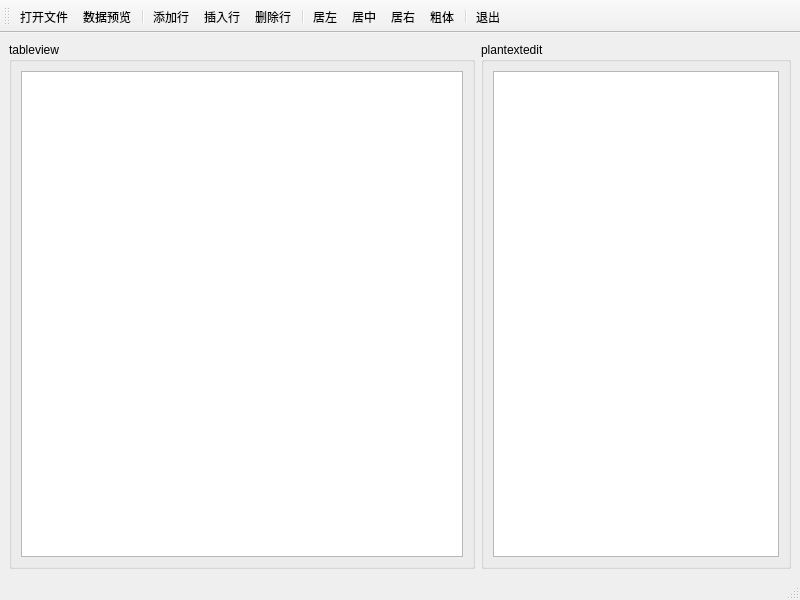
<?xml version="1.0" encoding="UTF-8"?>
<ui version="4.0">
 <class>MainWindow</class>
 <widget class="QMainWindow" name="MainWindow">
  <property name="geometry">
   <rect>
    <x>0</x>
    <y>0</y>
    <width>800</width>
    <height>600</height>
   </rect>
  </property>
  <property name="windowTitle">
   <string>MainWindow</string>
  </property>
  <widget class="QWidget" name="centralwidget">
   <layout class="QHBoxLayout" name="horizontalLayout" stretch="6,4">
    <item>
     <widget class="QGroupBox" name="groupBox">
      <property name="title">
       <string>tableview</string>
      </property>
      <layout class="QGridLayout" name="gridLayout">
       <item row="0" column="0">
        <widget class="QTableView" name="tableView"/>
       </item>
      </layout>
     </widget>
    </item>
    <item>
     <widget class="QGroupBox" name="groupBox_2">
      <property name="title">
       <string>plantextedit</string>
      </property>
      <layout class="QGridLayout" name="gridLayout_2">
       <item row="0" column="0">
        <widget class="QPlainTextEdit" name="plainTextEdit"/>
       </item>
      </layout>
     </widget>
    </item>
   </layout>
  </widget>
  <widget class="QMenuBar" name="menubar">
   <property name="geometry">
    <rect>
     <x>0</x>
     <y>0</y>
     <width>800</width>
     <height>18</height>
    </rect>
   </property>
  </widget>
  <widget class="QStatusBar" name="statusbar"/>
  <widget class="QToolBar" name="toolBar">
   <property name="windowTitle">
    <string>toolBar</string>
   </property>
   <property name="toolButtonStyle">
    <enum>Qt::ToolButtonStyle::ToolButtonTextUnderIcon</enum>
   </property>
   <attribute name="toolBarArea">
    <enum>TopToolBarArea</enum>
   </attribute>
   <attribute name="toolBarBreak">
    <bool>false</bool>
   </attribute>
   <addaction name="action_1"/>
   <addaction name="action_2"/>
   <addaction name="separator"/>
   <addaction name="action_3"/>
   <addaction name="action_4"/>
   <addaction name="action_5"/>
   <addaction name="separator"/>
   <addaction name="action_6"/>
   <addaction name="action_7"/>
   <addaction name="action_8"/>
   <addaction name="action_9"/>
   <addaction name="separator"/>
   <addaction name="action_10"/>
  </widget>
  <action name="action_1">
   <property name="icon">
    <iconset theme="QIcon::ThemeIcon::FolderNew"/>
   </property>
   <property name="text">
    <string>打开文件</string>
   </property>
   <property name="toolTip">
    <string>请打开有数据文件</string>
   </property>
   <property name="menuRole">
    <enum>QAction::MenuRole::NoRole</enum>
   </property>
  </action>
  <action name="action_2">
   <property name="icon">
    <iconset theme="QIcon::ThemeIcon::DocumentNew"/>
   </property>
   <property name="text">
    <string>数据预览</string>
   </property>
   <property name="toolTip">
    <string>显示数据</string>
   </property>
   <property name="menuRole">
    <enum>QAction::MenuRole::NoRole</enum>
   </property>
  </action>
  <action name="action_3">
   <property name="icon">
    <iconset theme="QIcon::ThemeIcon::ListAdd"/>
   </property>
   <property name="text">
    <string>添加行</string>
   </property>
   <property name="toolTip">
    <string>在尾处添加行</string>
   </property>
   <property name="menuRole">
    <enum>QAction::MenuRole::NoRole</enum>
   </property>
  </action>
  <action name="action_4">
   <property name="icon">
    <iconset resource="qrc.qrc">
     <normaloff>:/rtc/生成特定图片.png</normaloff>:/rtc/生成特定图片.png</iconset>
   </property>
   <property name="text">
    <string>插入行</string>
   </property>
   <property name="toolTip">
    <string>在鼠标处查入一行空白数据</string>
   </property>
   <property name="menuRole">
    <enum>QAction::MenuRole::NoRole</enum>
   </property>
  </action>
  <action name="action_5">
   <property name="icon">
    <iconset resource="qrc.qrc">
     <normaloff>:/rtc/生成特定图片1.png</normaloff>:/rtc/生成特定图片1.png</iconset>
   </property>
   <property name="text">
    <string>删除行</string>
   </property>
   <property name="toolTip">
    <string>在鼠标处删除一行数据</string>
   </property>
   <property name="menuRole">
    <enum>QAction::MenuRole::NoRole</enum>
   </property>
  </action>
  <action name="action_6">
   <property name="checkable">
    <bool>true</bool>
   </property>
   <property name="icon">
    <iconset theme="QIcon::ThemeIcon::FormatJustifyLeft"/>
   </property>
   <property name="text">
    <string>居左</string>
   </property>
   <property name="toolTip">
    <string>显示的项目数据全部往左边靠</string>
   </property>
   <property name="menuRole">
    <enum>QAction::MenuRole::NoRole</enum>
   </property>
  </action>
  <action name="action_7">
   <property name="checkable">
    <bool>true</bool>
   </property>
   <property name="enabled">
    <bool>true</bool>
   </property>
   <property name="icon">
    <iconset theme="QIcon::ThemeIcon::FormatJustifyCenter"/>
   </property>
   <property name="text">
    <string>居中</string>
   </property>
   <property name="toolTip">
    <string>全部项目数据都往中间靠</string>
   </property>
  </action>
  <action name="action_8">
   <property name="checkable">
    <bool>true</bool>
   </property>
   <property name="checked">
    <bool>false</bool>
   </property>
   <property name="icon">
    <iconset theme="QIcon::ThemeIcon::FormatJustifyRight"/>
   </property>
   <property name="text">
    <string>居右</string>
   </property>
   <property name="toolTip">
    <string>全部项目数据都往右边靠</string>
   </property>
   <property name="menuRole">
    <enum>QAction::MenuRole::NoRole</enum>
   </property>
  </action>
  <action name="action_9">
   <property name="checkable">
    <bool>true</bool>
   </property>
   <property name="checked">
    <bool>false</bool>
   </property>
   <property name="icon">
    <iconset resource="qrc.qrc">
     <normaloff>:/rtc/粗体.png</normaloff>:/rtc/粗体.png</iconset>
   </property>
   <property name="text">
    <string>粗体</string>
   </property>
   <property name="toolTip">
    <string>显示的字都加粗体</string>
   </property>
   <property name="menuRole">
    <enum>QAction::MenuRole::NoRole</enum>
   </property>
  </action>
  <action name="action_10">
   <property name="icon">
    <iconset theme="QIcon::ThemeIcon::SystemLogOut"/>
   </property>
   <property name="text">
    <string>退出</string>
   </property>
   <property name="toolTip">
    <string>程序退出</string>
   </property>
   <property name="menuRole">
    <enum>QAction::MenuRole::NoRole</enum>
   </property>
  </action>
 </widget>
 <resources>
  <include location="qrc.qrc"/>
 </resources>
 <connections>
  <connection>
   <sender>action_10</sender>
   <signal>triggered()</signal>
   <receiver>MainWindow</receiver>
   <slot>close()</slot>
   <hints>
    <hint type="sourcelabel">
     <x>-1</x>
     <y>-1</y>
    </hint>
    <hint type="destinationlabel">
     <x>399</x>
     <y>299</y>
    </hint>
   </hints>
  </connection>
 </connections>
</ui>
